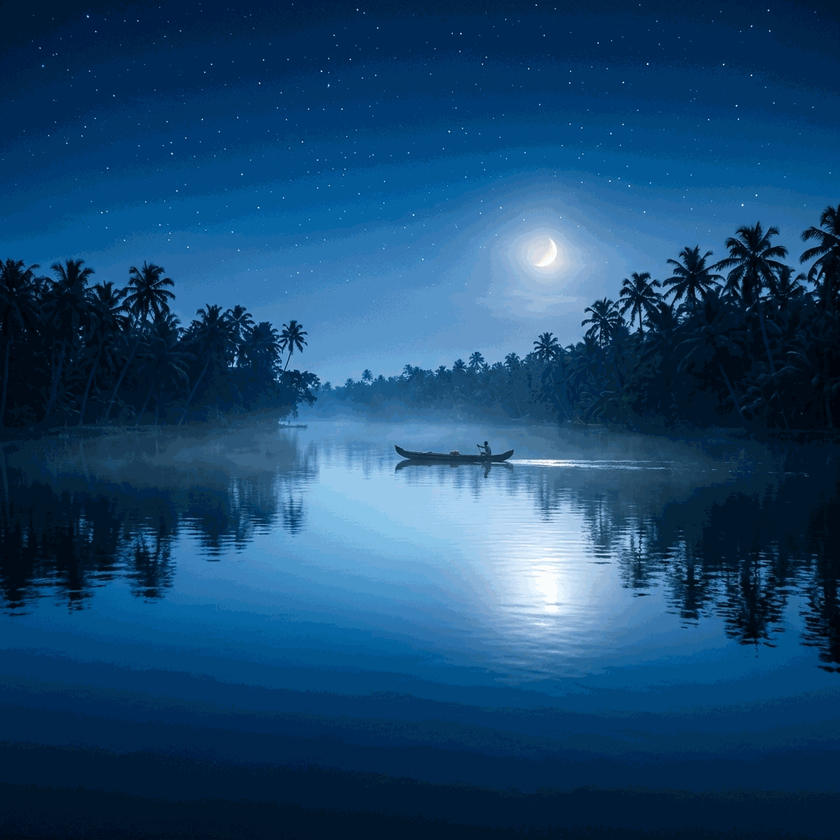
#> input picture assets/moonlit_backwaters_hero.png, 840 x 840 px, shrunk from 1024 x 1024 before the run, found by its file name
$ python inspect_bottom_colors.py
#> lines starting #> are read from the running program, lines starting #| are printed output that depends on the picture
# Check average colors at the bottom of each candidate image (lower 30%)
from PIL import Image
import numpy as np

images = [
    'assets/moonlit_backwaters_hero.png',
    'assets/moonlit_backwater_hero.png',
    'assets/kerala_backwater_hero.png',
    'assets/bg-boat.png'
]

for path in images:
    try:
        with Image.open(path) as img:
#> img is the input picture: PIL image 840x840 RGB; mean R, G, B 25, 72.2, 112.5
            pixels = np.array(img.convert('RGB'))
            h, w, _ = pixels.shape
#> h = 840; w = 840
            # Bottom 30%
            bottom_part = pixels[int(h*0.7):, :, :]
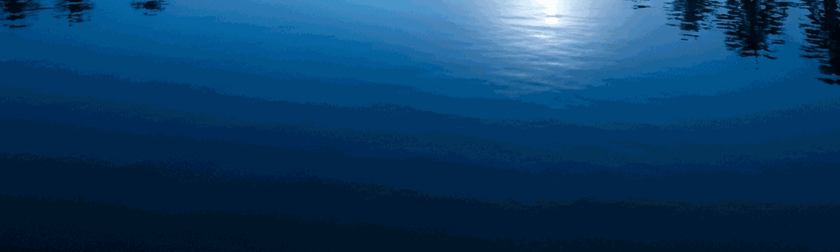
#> bottom_part: shape (252, 840, 3); mean R, G, B 12.1, 60, 100.4
            mean_color = np.mean(bottom_part, axis=(0, 1))
#> mean_color = [12.15, 59.96, 100.4]
            print(f"{path}: bottom 30% mean RGB={mean_color.astype(int)}")
#| assets/moonlit_backwaters_hero.png: bottom 30% mean RGB=[ 12  59 100]
    except Exception as e:
        print(f"Error checking {path}: {e}")
#> pass 2 of the loop `for path in images:`:
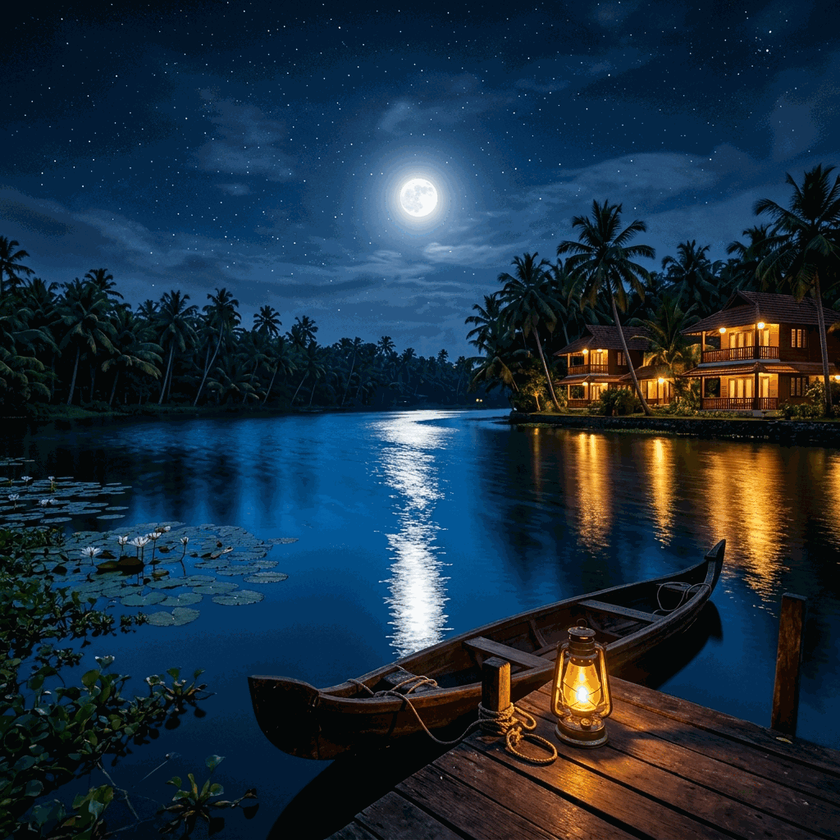
#> input picture assets/moonlit_backwater_hero.png, 840 x 840 px, shrunk from 1024 x 1024 before the run, found by its file name
#> img is the input picture: PIL image 840x840 RGB; mean R, G, B 28.4, 47.3, 62.9
#> `bottom_part = pixels[int(h*0.7):, :, :]`:
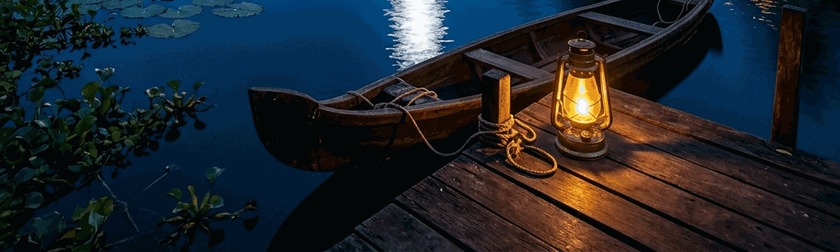
#> bottom_part: shape (252, 840, 3); mean R, G, B 31.3, 37.6, 43.9
#> mean_color = [31.26, 37.59, 43.92]
#| assets/moonlit_backwater_hero.png: bottom 30% mean RGB=[31 37 43]
#> pass 3 of the loop `for path in images:`:
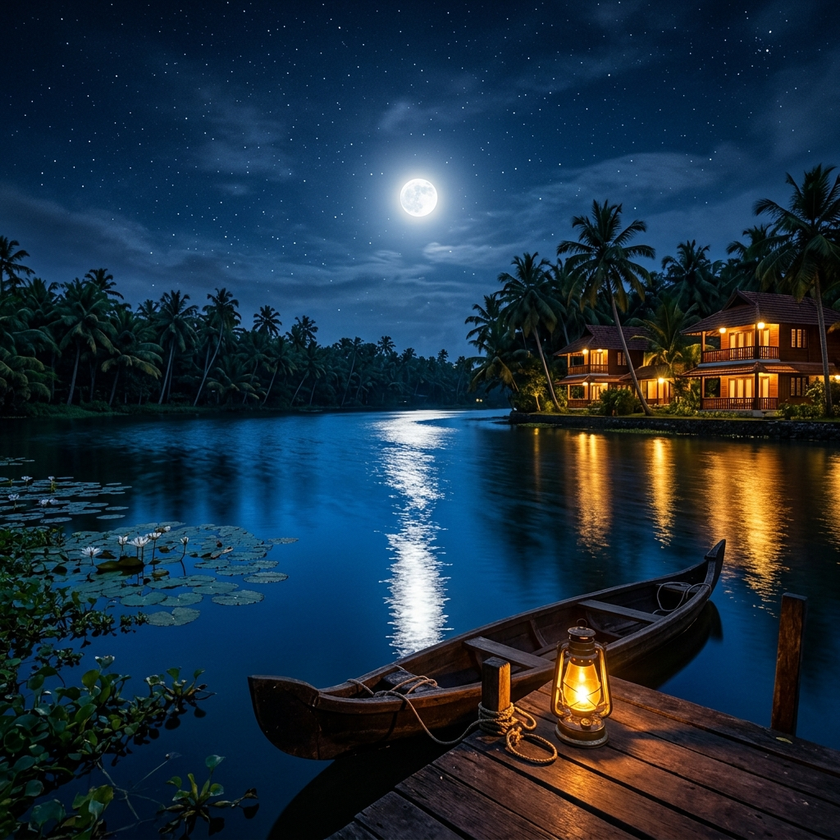
#> input picture assets/kerala_backwater_hero.png, 840 x 840 px, shrunk from 1024 x 1024 before the run, found by its file name
#> img is the input picture: PIL image 840x840 RGB; mean R, G, B 28.8, 47.7, 63.4
#> `bottom_part = pixels[int(h*0.7):, :, :]`:
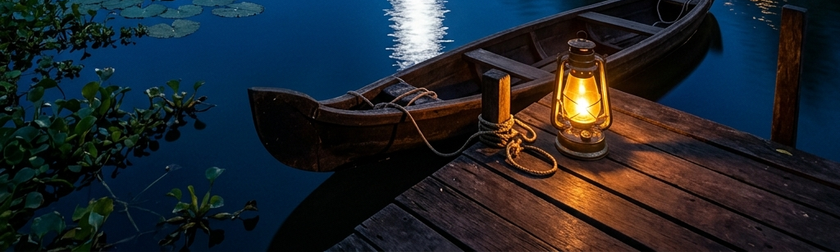
#> bottom_part: shape (252, 840, 3); mean R, G, B 31.4, 37.3, 44.1
#> mean_color = [31.43, 37.32, 44.12]
#| assets/kerala_backwater_hero.png: bottom 30% mean RGB=[31 37 44]
#> the loop made 4 passes; the first 3 are shown
